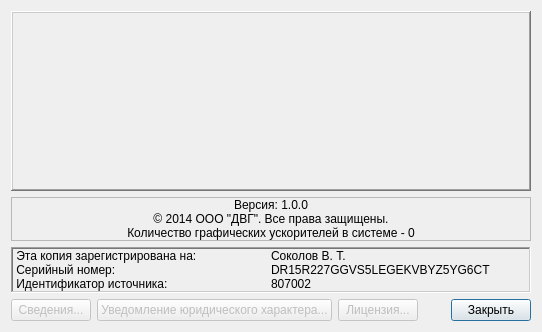
<?xml version="1.0" encoding="UTF-8"?>
<ui version="4.0">
 <class>AboutDialog</class>
 <widget class="QDialog" name="AboutDialog">
  <property name="geometry">
   <rect>
    <x>0</x>
    <y>0</y>
    <width>538</width>
    <height>325</height>
   </rect>
  </property>
  <property name="windowTitle">
   <string>О программе &quot;ТУНДРА&quot;</string>
  </property>
  <property name="modal">
   <bool>true</bool>
  </property>
  <layout class="QVBoxLayout" name="verticalLayout_2">
   <item>
    <widget class="QFrame" name="frame">
     <property name="sizePolicy">
      <sizepolicy hsizetype="Fixed" vsizetype="Fixed">
       <horstretch>0</horstretch>
       <verstretch>0</verstretch>
      </sizepolicy>
     </property>
     <property name="minimumSize">
      <size>
       <width>520</width>
       <height>180</height>
      </size>
     </property>
     <property name="maximumSize">
      <size>
       <width>520</width>
       <height>180</height>
      </size>
     </property>
     <property name="sizeIncrement">
      <size>
       <width>0</width>
       <height>0</height>
      </size>
     </property>
     <property name="styleSheet">
      <string notr="true">border-image: url(:/dvg/iceapp/images/about.png);</string>
     </property>
     <property name="frameShape">
      <enum>QFrame::WinPanel</enum>
     </property>
     <property name="frameShadow">
      <enum>QFrame::Raised</enum>
     </property>
    </widget>
   </item>
   <item>
    <widget class="QFrame" name="frame_3">
     <property name="frameShape">
      <enum>QFrame::StyledPanel</enum>
     </property>
     <property name="frameShadow">
      <enum>QFrame::Raised</enum>
     </property>
     <layout class="QVBoxLayout" name="verticalLayout">
      <property name="spacing">
       <number>0</number>
      </property>
      <property name="margin">
       <number>0</number>
      </property>
      <item>
       <widget class="QLabel" name="versionLbl">
        <property name="text">
         <string>Версия: 1.0.0</string>
        </property>
        <property name="alignment">
         <set>Qt::AlignCenter</set>
        </property>
       </widget>
      </item>
      <item>
       <widget class="QLabel" name="label_8">
        <property name="text">
         <string>© 2014 ООО &quot;ДВГ&quot;. Все права защищены.</string>
        </property>
        <property name="alignment">
         <set>Qt::AlignCenter</set>
        </property>
       </widget>
      </item>
      <item>
       <widget class="QLabel" name="cudaDeviceCountL">
        <property name="text">
         <string>Количество графических ускорителей в системе - 0</string>
        </property>
        <property name="alignment">
         <set>Qt::AlignCenter</set>
        </property>
       </widget>
      </item>
     </layout>
    </widget>
   </item>
   <item>
    <widget class="QFrame" name="frame_2">
     <property name="frameShape">
      <enum>QFrame::WinPanel</enum>
     </property>
     <property name="frameShadow">
      <enum>QFrame::Sunken</enum>
     </property>
     <layout class="QGridLayout" name="gridLayout">
      <property name="sizeConstraint">
       <enum>QLayout::SetNoConstraint</enum>
      </property>
      <property name="margin">
       <number>0</number>
      </property>
      <property name="spacing">
       <number>0</number>
      </property>
      <item row="0" column="0">
       <widget class="QLabel" name="label">
        <property name="text">
         <string> Эта копия зарегистрирована на:</string>
        </property>
       </widget>
      </item>
      <item row="0" column="1">
       <widget class="QLabel" name="label_4">
        <property name="text">
         <string>Соколов В. Т.</string>
        </property>
       </widget>
      </item>
      <item row="1" column="0">
       <widget class="QLabel" name="label_2">
        <property name="text">
         <string> Серийный номер:</string>
        </property>
       </widget>
      </item>
      <item row="1" column="1">
       <widget class="QLabel" name="label_5">
        <property name="text">
         <string>DR15R227GGVS5LEGEKVBYZ5YG6CT</string>
        </property>
       </widget>
      </item>
      <item row="2" column="0">
       <widget class="QLabel" name="label_3">
        <property name="text">
         <string> Идентификатор источника:</string>
        </property>
       </widget>
      </item>
      <item row="2" column="1">
       <widget class="QLabel" name="label_6">
        <property name="text">
         <string>807002</string>
        </property>
       </widget>
      </item>
     </layout>
    </widget>
   </item>
   <item>
    <layout class="QHBoxLayout" name="horizontalLayout">
     <item>
      <widget class="QPushButton" name="pushButton">
       <property name="enabled">
        <bool>false</bool>
       </property>
       <property name="text">
        <string>Сведения...</string>
       </property>
      </widget>
     </item>
     <item>
      <widget class="QPushButton" name="pushButton_2">
       <property name="enabled">
        <bool>false</bool>
       </property>
       <property name="text">
        <string>Уведомление юридического характера...</string>
       </property>
      </widget>
     </item>
     <item>
      <widget class="QPushButton" name="pushButton_3">
       <property name="enabled">
        <bool>false</bool>
       </property>
       <property name="text">
        <string>Лицензия...</string>
       </property>
      </widget>
     </item>
     <item>
      <spacer name="horizontalSpacer">
       <property name="orientation">
        <enum>Qt::Horizontal</enum>
       </property>
       <property name="sizeHint" stdset="0">
        <size>
         <width>18</width>
         <height>20</height>
        </size>
       </property>
      </spacer>
     </item>
     <item>
      <widget class="QPushButton" name="pBtnClose">
       <property name="text">
        <string>Закрыть</string>
       </property>
       <property name="default">
        <bool>true</bool>
       </property>
      </widget>
     </item>
    </layout>
   </item>
  </layout>
 </widget>
 <resources>
  <include location="../iceapp.qrc"/>
 </resources>
 <connections>
  <connection>
   <sender>pBtnClose</sender>
   <signal>clicked()</signal>
   <receiver>AboutDialog</receiver>
   <slot>accept()</slot>
   <hints>
    <hint type="sourcelabel">
     <x>490</x>
     <y>303</y>
    </hint>
    <hint type="destinationlabel">
     <x>268</x>
     <y>162</y>
    </hint>
   </hints>
  </connection>
 </connections>
</ui>
